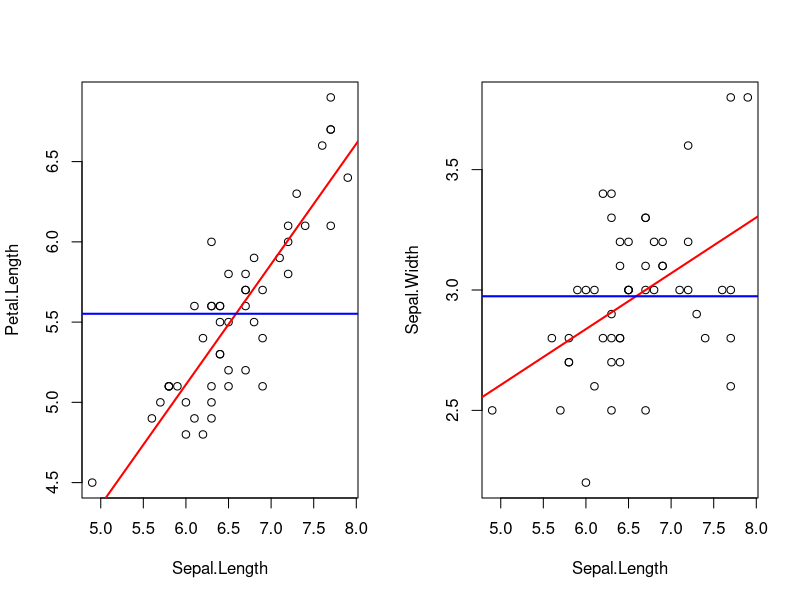
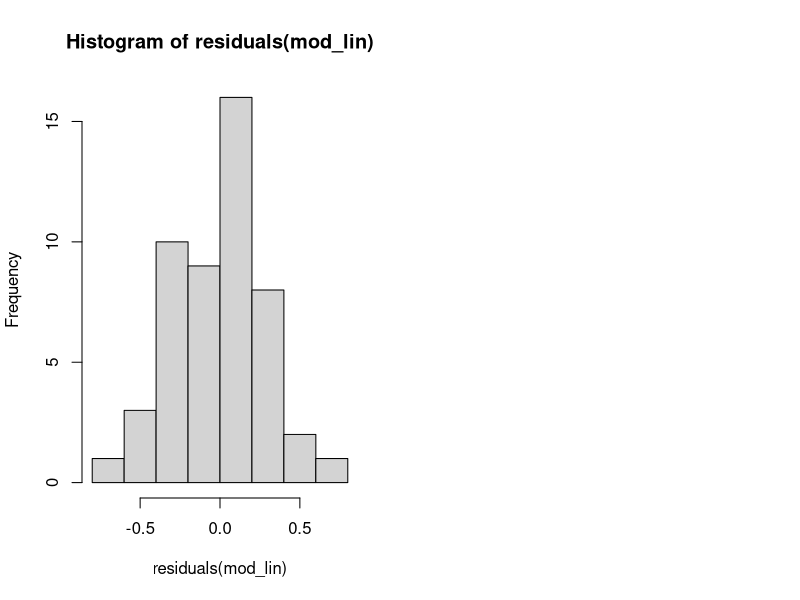

Reproduce these figures in R, in order.
data("iris")
names(iris)


mod_lin <- lm(Petal.Length ~ Sepal.Length, data = iris[iris$Species=="virginica",])
    mod_lin
    summary(mod_lin)
    anova(mod_lin)

mod_lin2 <- lm(Sepal.Width ~ Sepal.Length, data = iris[iris$Species=="virginica",])
    mod_lin2
    summary(mod_lin2)
    anova(mod_lin2)


par(mfrow = c(1,2))
    plot(Petal.Length ~ Sepal.Length, data = iris[iris$Species=="virginica",])
        abline(mod_lin, lwd = 2, col="red")
        abline(h = mean(iris[iris$Species=="virginica",]$Petal.Length), lwd = 2, col="blue")
    
    plot(Sepal.Width ~ Sepal.Length, data = iris[iris$Species=="virginica",])
        abline(mod_lin2, lwd = 2, col="red")
        abline(h = mean(iris[iris$Species=="virginica",]$Sepal.Width), lwd = 2, col="blue")


residuals(mod_lin)

mean(residuals(mod_lin))
shapiro.test(residuals(mod_lin))
hist(residuals(mod_lin))

    #   VALIDACIONES CRUZADAS

        ##   Leave-one-out cross-validation


vir <- iris[iris$Species=="virginica",]
vir[1,"Petal.Length"]   #   Valor a omitir (dato de validacion)
vir[-1,]    #   Datos de calibracion

mod1 <- lm(Petal.Length ~ Sepal.Length, data = vir[-1,])
summary(mod1)
predict(mod1)   #   Los valore de la linea de regresion

#y=mx+b
predict(mod1)  #   Podemos predecir valores de una tabla de datos
predict(mod1,vir)   #   Aca incluyo la observacion que habia omitido
predict(mod1,vir)[1]    #   Prediccion de la observacion omitida

### Elaboremos su valor de error

6-5.319518  #   Error de prediccion
(6-5.319518)^2  #   Error de prediccion al cuadrado

#MSE

cv <- function(x,dep,ind){
    val <- rep(NA,nrow(x))
    for(i in 1:nrow(x)){
        val[i] <- predict(lm(paste0(dep, "~", ind) , data = vir[-i,]), vir)[i]
    }
    error <- mean((val-x[,dep])^2)
    Rcv <- 1-(mean((x[,ind]-mean(x[,ind]))^2))
    R <- summary(lm(paste0(dep, "~", ind) , data = x))$adj.r.squared
    return(data.frame(error,R,Rcv))
}

cv(x=vir,dep = "Petal.Length",ind = "Sepal.Length")

